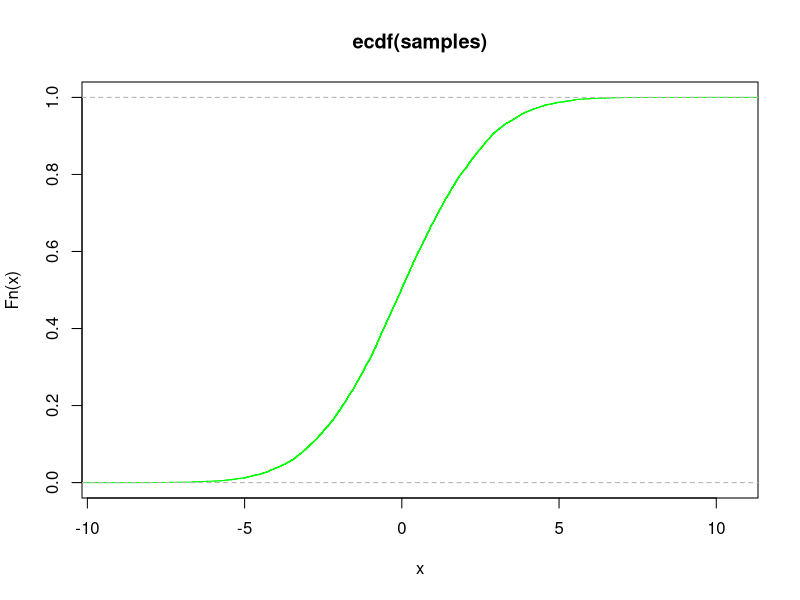
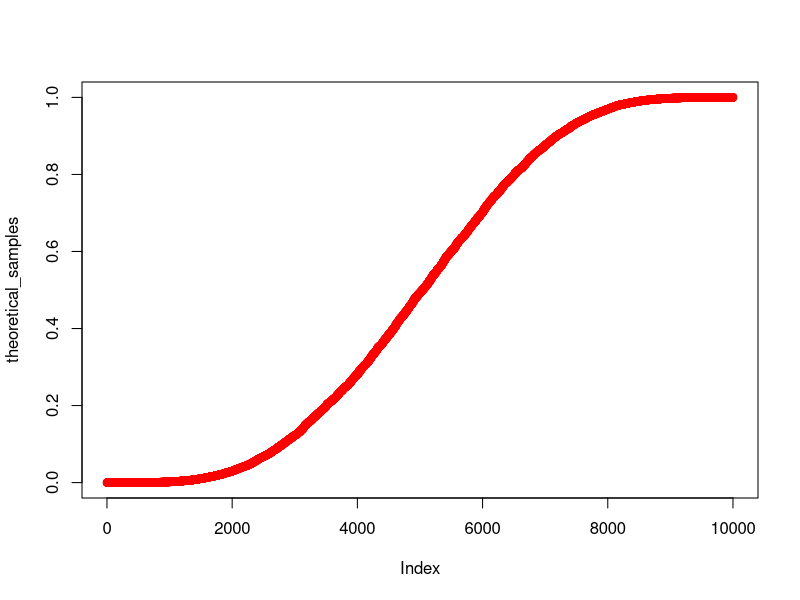

Write the R code that produced these figures, in order.
square<-function(u1,u2){
	return (u1**2+u2**2)
}
intermediate<-function(x){
	return (sqrt(-2*log(x)/x))
}
count<-10000
standard_deviation<-sqrt(5)
mean<-0
samples1<-c()
samples2<-c()
i<-1
j<-0
while(1){
	u1<-runif(1)
	u2<-runif(1)
	u1<-2*u1-1
	u2<-2*u2-1
	j<-j+1
	x<-square(u1,u2)
	if(x>1){
		next
	}
	y<-intermediate(x)
	samples1[i]<-u1*y*standard_deviation+mean
	samples2[i]<-u2*y*standard_deviation+mean
	i<-i+1
	count<-count-2
	if (count==0){
		break
	}
}
samples<-c(samples1,samples2)
samples<-sort(samples)
cat("Mean is: ",mean(samples),"\n")
cat("Acceptance Probability: ",(i-1)/j,"\n")	
empirical_samples<-ecdf(samples)
png("Empirical(green).png")
plot(empirical_samples,col="green")
#par(new=TRUE)
png("Theoretical(red).png")
theoretical_samples<-pnorm(samples)
plot(theoretical_samples,col="red")
